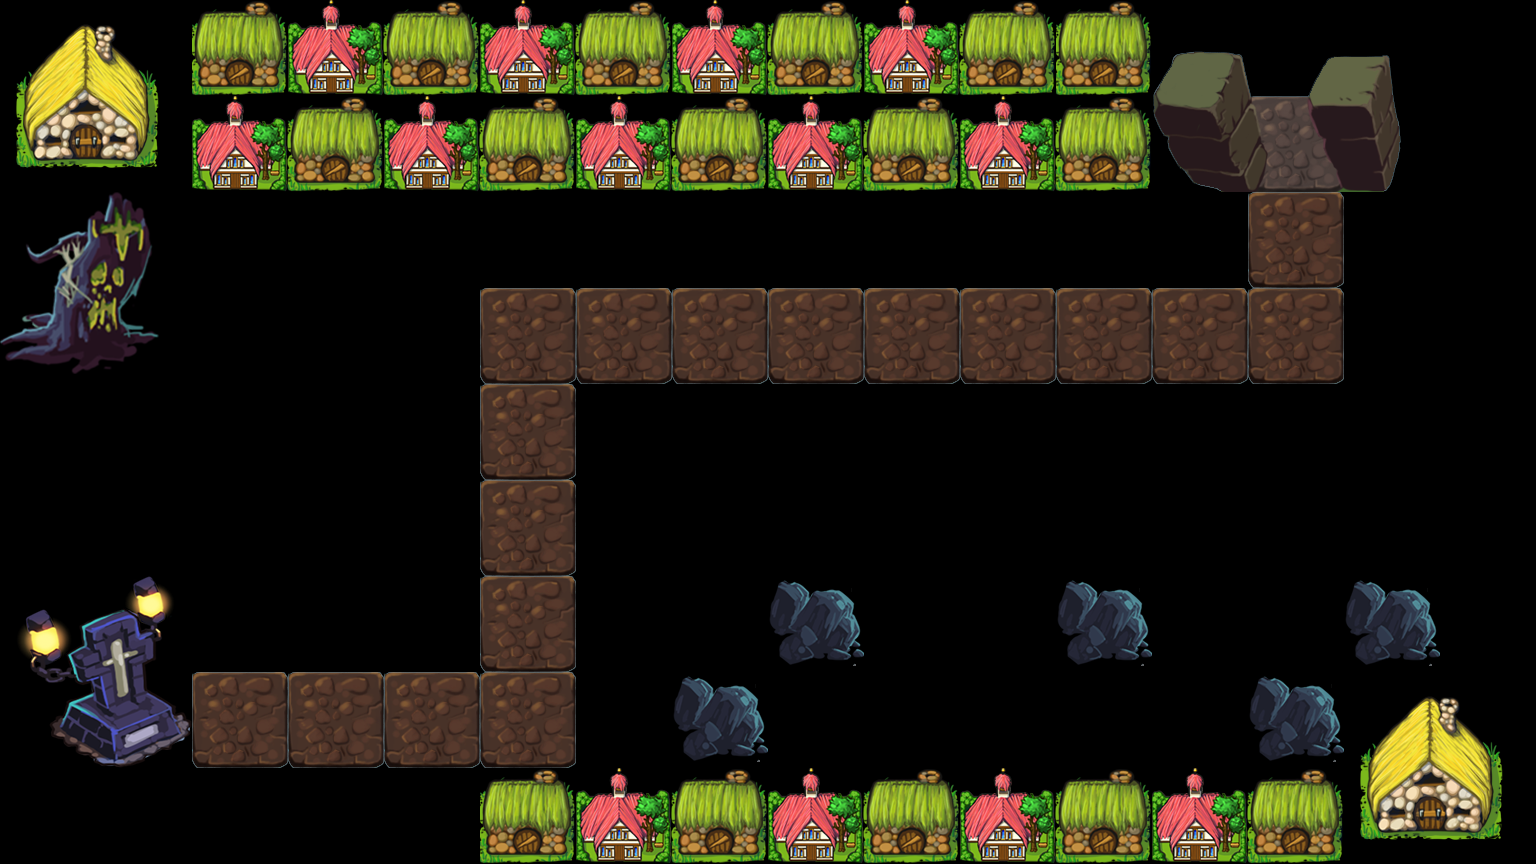

This game map was drawn from its Tiled (.tmx) file and the tilesets committed beside it. A one-line description and the trimmed map source follow:
An orthogonal 16x9 tile map with 96x96 px tiles, 1 tile layer (bg) and 5 objects (0, 1, 2, 3, 4).

<map version="1.0" orientation="orthogonal" renderorder="left-up" width="16" height="9" tilewidth="96" tileheight="96" nextobjectid="7">
 <tileset firstgid="1" name="tiles" tilewidth="96" tileheight="96">
  <image source="tiles.png" width="768" height="576" />
  <tile id="23">
   <properties>
    <property name="canTouch" value="1" />
   </properties>
  </tile>
 </tileset>
 <layer name="bg" width="16" height="9">
  <data>[144 cells, 144 non-empty, 24 distinct tile ids]</data>
 </layer>
 <objectgroup name="obj">
  <object id="1" name="0" x="1292.81" y="154.23" />
  <object id="3" name="1" x="1279.2" y="337.945" />
  <object id="4" name="2" x="514.856" y="328.873" />
  <object id="5" name="3" x="546.609" y="728.056" />
  <object id="6" name="4" x="231.345" y="723.52" />
 </objectgroup>
</map>
